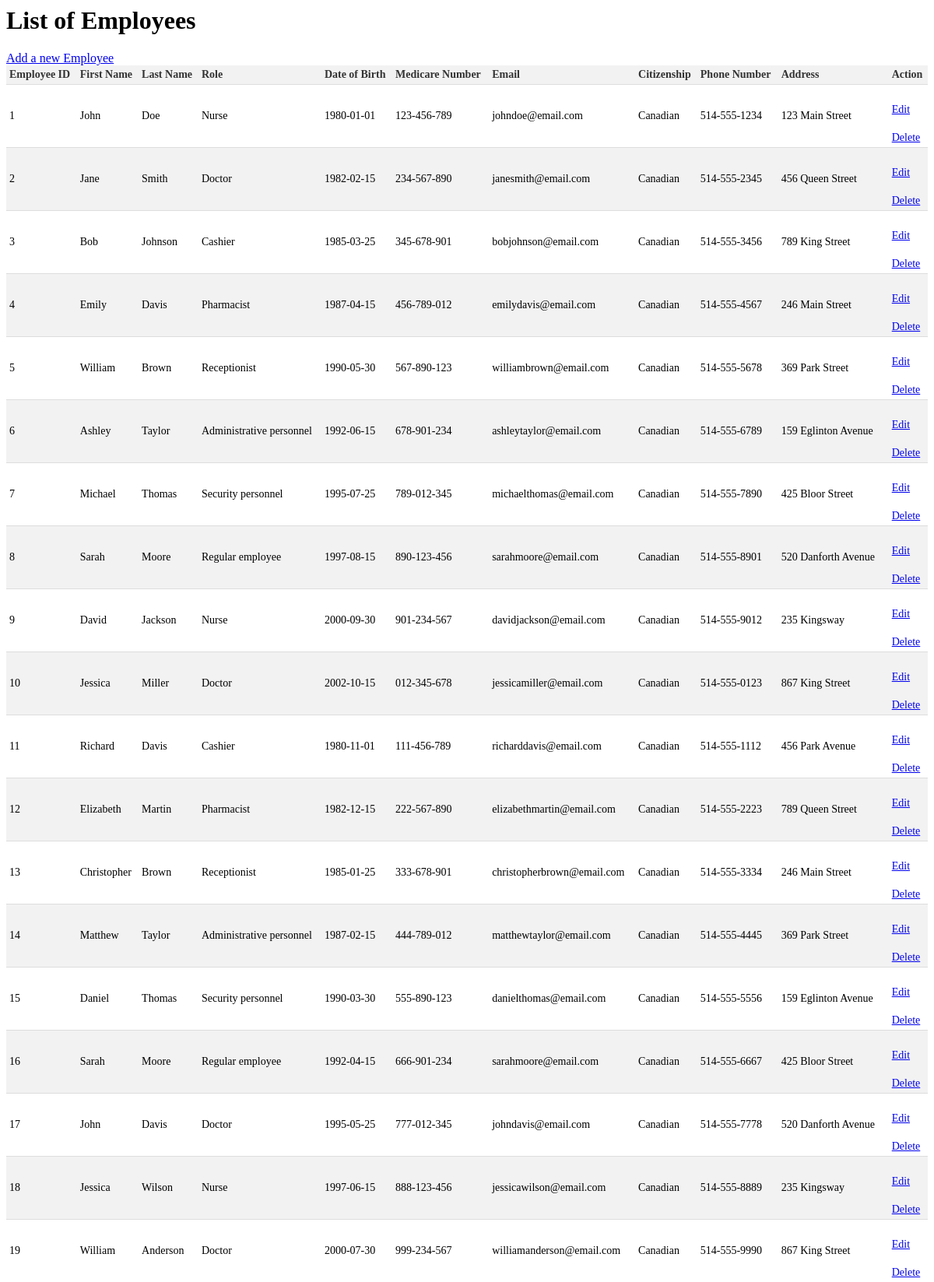
Page /pages/Employees/index.php (upper part) on the committed database.
### tables this page shows
CREATE TABLE Employees (
  EmployeeID INT PRIMARY KEY,
  FName VARCHAR(255),
  LName VARCHAR(255),
  Role VARCHAR(255),
  DoBirth DATE,
  MedicareNumber VARCHAR(255) NOT NULL UNIQUE,
  Email VARCHAR(255),
  Citizenship VARCHAR(255),
  PhoneNumber VARCHAR(255),
  Address VARCHAR(255),
  PostalCode VARCHAR(255),
  FOREIGN KEY (PostalCode) REFERENCES PostalCodes(PostalCode)
);

### pages/Employees/index.php (the view, shortened to what this page needs)
<?php
    require_once '../../database.php';
    $statement = $conn->prepare('SELECT * FROM employees');
    $statement->execute();
    mysqli_stmt_bind_result($statement, $row['EmployeeID'], $row['FirstName'], $row['LastName'], $row['Role'], $row['DateOfBirth'], $row['MedicareNumber'], $row['Email'], $row['Citizenship'], $row['PhoneNumber'], $row['Address'])
?>
<!DOCTYPE html>
<html lang="en">
<head>
    <link rel="stylesheet" href="../../pages/style.css">
</head>
<body>
    <h1>List of Employees</h1>
    <a href="./create.php">Add a new Employee</a>
    <table>
        <thead>
            <tr>
                <th>Employee ID</th>
                <th>First Name</th>
                <th>Last Name</th>
                <th>Role</th>
                <th>Date of Birth</th>
                <th>Medicare Number</th>
                <th>Email</th>
                <th>Citizenship</th>
                <th>Phone Number</th>
                <th>Address</th>
                <th>Action</th>
            </tr>
        </thead>
        <tbody>
            <?php while (mysqli_stmt_fetch($statement)) {?>
                <tr>
                    <td><?php echo $row['EmployeeID'] ?></td>
                    <td><?php echo $row['FirstName'] ?></td>
                    <td><?php echo $row['LastName'] ?></td>
                    <td><?php echo $row['Role'] ?></td>
                    <td><?php echo $row['DateOfBirth'] ?></td>
                    <td><?php echo $row['MedicareNumber'] ?></td>
                    <td><?php echo $row['Email'] ?></td>
                    <td><?php echo $row['Citizenship'] ?></td>
                    <td><?php echo $row['PhoneNumber'] ?></td>
                    <td><?php echo $row['Address'] ?></td>
                    <td>
                        <a href="./edit.php?EmployeeID=<?php echo $row["EmployeeID"] ?>">Edit</a>
                        <a href="./delete.php?EmployeeID=<?php echo $row["EmployeeID"] ?>">Delete</a>
                    </td>
                </tr>
            <?php }; ?>
        </tbody>
    </table>
</body>
</html>

### pages/style.css (style rules this page uses)
table { border-collapse: collapse; width: 100%; margin-top: 20px auto; }
th, td { padding: 4px; text-align: left; border-bottom: 1px solid #ddd; font-size: 14px; }
th { background-color: #f2f2f2; color: #333; font-weight: bold; }
tr:nth-child(even) { background-color: #f2f2f2; }
a { display: block; margin-top: 20px; }

### rows in the picture
employees: EmployeeID "1", FName "John", LName "Doe", Role "Nurse", DoBirth "1980-01-01", MedicareNumber "123-456-789", Email "johndoe@email.com", Citizenship "Canadian", PhoneNumber "514-555-1234", Address "123 Main Street"
employees: EmployeeID "2", FName "Jane", LName "Smith", Role "Doctor", DoBirth "1982-02-15", MedicareNumber "234-567-890", Email "janesmith@email.com", Citizenship "Canadian", PhoneNumber "514-555-2345", Address "456 Queen Street"
employees: EmployeeID "3", FName "Bob", LName "Johnson", Role "Cashier", DoBirth "1985-03-25", MedicareNumber "345-678-901", Email "bobjohnson@email.com", Citizenship "Canadian", PhoneNumber "514-555-3456", Address "789 King Street"
employees: EmployeeID "4", FName "Emily", LName "Davis", Role "Pharmacist", DoBirth "1987-04-15", MedicareNumber "456-789-012", Email "emilydavis@email.com", Citizenship "Canadian", PhoneNumber "514-555-4567", Address "246 Main Street"
employees: EmployeeID "5", FName "William", LName "Brown", Role "Receptionist", DoBirth "1990-05-30", MedicareNumber "567-890-123", Email "williambrown@email.com", Citizenship "Canadian", PhoneNumber "514-555-5678", Address "369 Park Street"
employees: EmployeeID "6", FName "Ashley", LName "Taylor", Role "Administrative personnel", DoBirth "1992-06-15", MedicareNumber "678-901-234", Email "ashleytaylor@email.com", Citizenship "Canadian", PhoneNumber "514-555-6789", Address "159 Eglinton Avenue"
employees: EmployeeID "7", FName "Michael", LName "Thomas", Role "Security personnel", DoBirth "1995-07-25", MedicareNumber "789-012-345", Email "michaelthomas@email.com", Citizenship "Canadian", PhoneNumber "514-555-7890", Address "425 Bloor Street"
employees: EmployeeID "8", FName "Sarah", LName "Moore", Role "Regular employee", DoBirth "1997-08-15", MedicareNumber "890-123-456", Email "sarahmoore@email.com", Citizenship "Canadian", PhoneNumber "514-555-8901", Address "520 Danforth Avenue"
employees: EmployeeID "9", FName "David", LName "Jackson", Role "Nurse", DoBirth "2000-09-30", MedicareNumber "901-234-567", Email "davidjackson@email.com", Citizenship "Canadian", PhoneNumber "514-555-9012", Address "235 Kingsway"
employees: EmployeeID "10", FName "Jessica", LName "Miller", Role "Doctor", DoBirth "2002-10-15", MedicareNumber "012-345-678", Email "jessicamiller@email.com", Citizenship "Canadian", PhoneNumber "514-555-0123", Address "867 King Street"
employees: EmployeeID "11", FName "Richard", LName "Davis", Role "Cashier", DoBirth "1980-11-01", MedicareNumber "111-456-789", Email "richarddavis@email.com", Citizenship "Canadian", PhoneNumber "514-555-1112", Address "456 Park Avenue"
employees: EmployeeID "12", FName "Elizabeth", LName "Martin", Role "Pharmacist", DoBirth "1982-12-15", MedicareNumber "222-567-890", Email "elizabethmartin@email.com", Citizenship "Canadian", PhoneNumber "514-555-2223", Address "789 Queen Street"
employees: EmployeeID "13", FName "Christopher", LName "Brown", Role "Receptionist", DoBirth "1985-01-25", MedicareNumber "333-678-901", Email "christopherbrown@email.com", Citizenship "Canadian", PhoneNumber "514-555-3334", Address "246 Main Street"
employees: EmployeeID "14", FName "Matthew", LName "Taylor", Role "Administrative personnel", DoBirth "1987-02-15", MedicareNumber "444-789-012", Email "matthewtaylor@email.com", Citizenship "Canadian", PhoneNumber "514-555-4445", Address "369 Park Street"
employees: EmployeeID "15", FName "Daniel", LName "Thomas", Role "Security personnel", DoBirth "1990-03-30", MedicareNumber "555-890-123", Email "danielthomas@email.com", Citizenship "Canadian", PhoneNumber "514-555-5556", Address "159 Eglinton Avenue"
employees: EmployeeID "16", FName "Sarah", LName "Moore", Role "Regular employee", DoBirth "1992-04-15", MedicareNumber "666-901-234", Email "sarahmoore@email.com", Citizenship "Canadian", PhoneNumber "514-555-6667", Address "425 Bloor Street"
employees: EmployeeID "17", FName "John", LName "Davis", Role "Doctor", DoBirth "1995-05-25", MedicareNumber "777-012-345", Email "johndavis@email.com", Citizenship "Canadian", PhoneNumber "514-555-7778", Address "520 Danforth Avenue"
employees: EmployeeID "18", FName "Jessica", LName "Wilson", Role "Nurse", DoBirth "1997-06-15", MedicareNumber "888-123-456", Email "jessicawilson@email.com", Citizenship "Canadian", PhoneNumber "514-555-8889", Address "235 Kingsway"
employees: EmployeeID "19", FName "William", LName "Anderson", Role "Doctor", DoBirth "2000-07-30", MedicareNumber "999-234-567", Email "williamanderson@email.com", Citizenship "Canadian", PhoneNumber "514-555-9990", Address "867 King Street"
